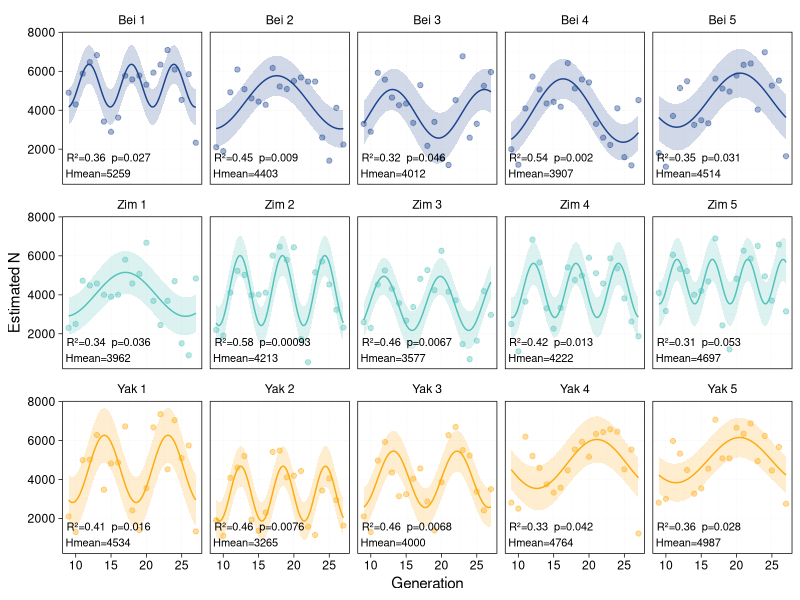

The R script that drew this image: (Note: this script raises an error after producing the figure.)
# ============================================================================
# Script: Population size estimation and harmonic oscillation analysis
#
# Description:
#   Analyzes population dynamics across generations by fitting harmonic
#   (sinusoidal) models to estimated population size data derived from
#   fly weight measurements. Uses leave-one-out cross-validation to identify
#   optimal oscillation periods. Generates plots with confidence intervals
#   and per-cage harmonic means.
#
# Author: Leah Darwin
# ============================================================================

library(dplyr)
library(ggplot2)
library(purrr)
library(tidyr)
library(broom)

# Load population size data (derived from weight measurements)
df <- read.csv("data/popSize_weight.csv") %>%
  select(c(Mito, Cage, Gen, Weight..g.)) %>%
  mutate(
    Gen = as.integer(sub("^F0*", "", Gen)),
    N   = Weight..g. * 1000
  )

# Define grid for predictions and period candidates
gen_seq     <- seq(min(df$Gen), max(df$Gen), length.out = 300)
period_grid <- seq(2, diff(range(df$Gen)), by = 1)

# LOO-CV R² via hat matrix — avoids refitting n times per period candidate
cv_r2 <- function(d, p) {
  d$sin_term <- sin(2 * pi * d$Gen / p)
  d$cos_term <- cos(2 * pi * d$Gen / p)
  fit    <- lm(N ~ sin_term + cos_term, data = d)
  h      <- pmin(hatvalues(fit), 0.999)
  e      <- residuals(fit)
  ss_cv  <- sum((e / (1 - h))^2)
  ss_tot <- sum((d$N - mean(d$N))^2)
  1 - ss_cv / ss_tot
}

# Find period with highest LOO-CV R²
best_period <- function(d) {
  r2s <- map_dbl(period_grid, ~ cv_r2(d, .x))
  period_grid[which.max(r2s)]
}

# Fit harmonic model with given period
fit_with_period <- function(d, p) {
  d$sin_term <- sin(2 * pi * d$Gen / p)
  d$cos_term <- cos(2 * pi * d$Gen / p)
  lm(N ~ sin_term + cos_term, data = d)
}

# Generate predictions with confidence intervals for harmonic model
pred_with_period <- function(model, p) {
  newdata <- data.frame(
    sin_term = sin(2 * pi * gen_seq / p),
    cos_term = cos(2 * pi * gen_seq / p)
  )
  pred <- predict(model, newdata = newdata, interval = "confidence")
  data.frame(Gen = gen_seq, fit = pred[, "fit"], lwr = pred[, "lwr"], upr = pred[, "upr"])
}

# Fit harmonic models for each mitotype-cage combination
models <- df %>%
  group_by(Mito, Cage) %>%
  nest() %>%
  mutate(
    period = map_dbl(data, best_period),
    model  = map2(data, period, fit_with_period)
  )

# Extract model fit metrics
fit_metrics <- models %>%
  mutate(metrics = map(model, glance)) %>%
  select(Mito, Cage, period, metrics) %>%
  unnest(metrics) %>%
  select(Mito, Cage, period, r.squared, adj.r.squared, sigma, p.value)

# Generate fitted curves with confidence intervals
fits <- models %>%
  mutate(fitted = map2(model, period, pred_with_period)) %>%
  select(Mito, Cage, fitted) %>%
  unnest(fitted)

# Order panels by mitotype then cage name for consistent display
mito_order   <- c("Bei", "Zim", "Yak")
panel_levels <- df %>%
  distinct(Mito, Cage) %>%
  mutate(Mito = factor(Mito, levels = mito_order)) %>%
  arrange(Mito, Cage) %>%
  mutate(panel = paste(Mito, Cage)) %>%
  pull(panel)

df   <- df   %>% mutate(panel = factor(paste(Mito, Cage), levels = panel_levels))
fits <- fits %>% mutate(panel = factor(paste(Mito, Cage), levels = panel_levels))

# Calculate mean of fitted harmonic curve per cage
hmeans <- fits %>%
  group_by(Mito, Cage) %>%
  summarise(hmean_N = mean(fit), .groups = "drop")

# Prepare per-panel annotations with model statistics
annot <- fit_metrics %>%
  left_join(hmeans, by = c("Mito", "Cage")) %>%
  mutate(
    panel = factor(paste(Mito, Cage), levels = panel_levels),
    label = paste0(
      "R²=", round(r.squared, 2),
      "  p=", signif(p.value, 2),
      "\nHmean=", round(hmean_N)
    )
  )

# Color palette for mitotypes
color_palette <- c(
  "Bei" = "#1C448E",
  "Zim" = "#52C2BA",
  "Yak" = "#FCAB10"
)

# Create main plot with observed data and fitted harmonic curves
p = ggplot() +
  geom_point(
    data = df,
    aes(x = Gen, y = N, color = Mito),
    alpha = 0.4, size = 1.5
  ) +
  geom_ribbon(
    data = fits,
    aes(x = Gen, ymin = lwr, ymax = upr, fill = Mito),
    alpha = 0.2
  ) +
  geom_line(
    data = fits,
    aes(x = Gen, y = fit, color = Mito)
  ) +
  geom_text(
    data  = annot,
    aes(label = label),
    x     = -Inf, y = -Inf,
    hjust = -0.05, vjust = -0.3,
    size  = 2.8, color = "black"
  ) +
  scale_color_manual(values = color_palette) +
  scale_fill_manual(values = color_palette) +
  facet_wrap(~ panel, nrow=3) +
  labs(x = "Generation", y = "Estimated N") +
  theme_linedraw() +
  theme(legend.position = "none",
        strip.text = element_text(color = "black"),
        strip.background = element_blank(),
        panel.grid = element_line(color = "gray90", linewidth = 0.5))

# Save plot and harmonic means
ggsave("output/popSize.pdf", p, width=7, height=5)
write.csv(hmeans, "output/hmeans.csv", row.names = F, quote = F)
